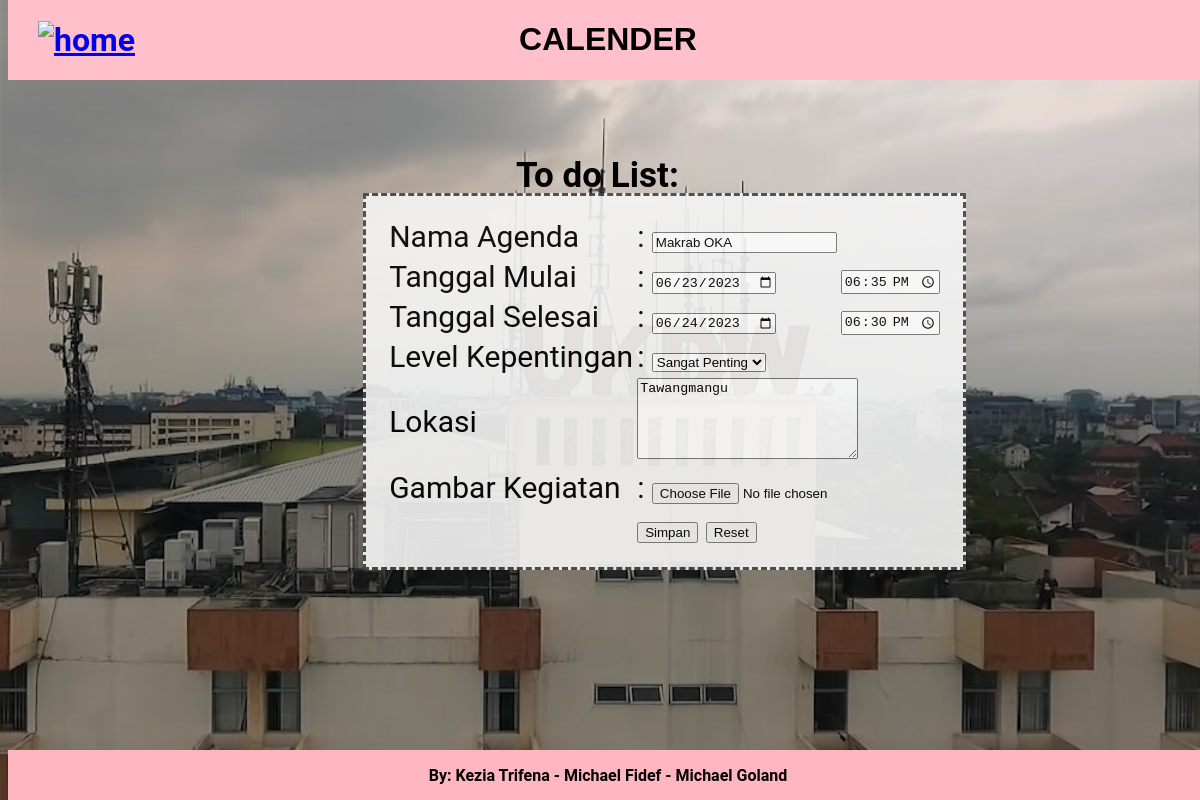
/add.php?id=68 (signed in), run on the app's committed database.
### tables this page shows
CREATE TABLE `isi` (
  `id` int(11) NOT NULL,
  `keterangan` varchar(100) NOT NULL,
  `tgl_mulai` date NOT NULL,
  `tgl_selesai` date NOT NULL,
  `wkt_mulai` time NOT NULL,
  `wkt_selesai` time NOT NULL,
  `level_Kepentingan` varchar(30) NOT NULL,
  `durasi` int(11) NOT NULL,
  `lokasi` text NOT NULL,
  `gambar_kegiatan` varchar(50) NOT NULL
);

### add.php (the view, shortened to what this page needs)
<?php
include "koneksi.php";
$id = 0;
if($_GET){
    $id = $_GET['id'];
    $sql = "SELECT * FROM isi WHERE id='".$_GET['id']."'";
    $result = mysqli_query($conn, $sql);
    if(mysqli_num_rows($result)>0){
        $row=mysqli_fetch_assoc($result);
        $oldket = $row["keterangan"];
        $oldtgl_mulai = $row["tgl_mulai"];
        $oldtgl_selesai = $row["tgl_selesai"];
        $oldwkt_mulai = $row["wkt_mulai"];
        $oldwkt_selesai = $row["wkt_selesai"];
        $oldlevel_Kepentingan = $row["level_Kepentingan"];
        $oldlokasi = $row["lokasi"];
    }
    else {
        echo "Data yang hendak diedit tidak ada.";
    }
}
?>
<!DOCTYPE html>
<html lang="en">
<head>
    <link rel="stylesheet" href="./DESIGN/isi.css">
</head>
    <div>
        <header class="head"><h1>CALENDER</h1></header>
        <h1 class="button"><a href="februari.php"><img src="https://cdn-icons-png.flaticon.com/512/60/60817.png" alt="home" width="50"></a></h1>
    </div>
<body>
    <form action="proses.php" method= "post" enctype="multipart/form-data" onsubmit="return valiWaktu()">
        <div>
            <h3>To do List: </h3>
            <table>
                <tr>
                    <td><label for="keterangan">Nama Agenda </label></td>
                    <td>: <input type="text" name="keterangan" id="keterangan" value="<?php if($id != 0){echo $oldket;}?>"required></td>
                </tr>
                <tr>
                    <td><label for="tglMulaiID">Tanggal Mulai </label></td>
                    <td>: <input type="date" name="tgl_mulai" id="tglMulaiID" value="<?php if($id != 0){echo $oldtgl_mulai;}?>" required></td>
                    <td><input type="time" name="wkt_mulai" id="wktMulaiID" value="<?php if($id != 0){echo $oldwkt_mulai;}?>" required></td>
                </tr>
                <tr>
                    <td><label for="tglSlsID">Tanggal Selesai </label></td>
                    <td>: <input type="date" name="tgl_selesai" id="tglSlsID" value="<?php if($id != 0){echo $oldtgl_selesai;}?>"></td>
                    <td><input type="time" name="wkt_selesai" id="wktSlsID" value="<?php if($id != 0){echo $oldwkt_selesai;}?>"></td>
                </tr>
                <tr>
                    <td><label for="levelID">Level Kepentingan </label> </td>
                    <td>: <select name="level_Kepentingan" id="levelID">
                        <option value="Sangat Penting" <?php if($id != 0 &&  $oldlevel_Kepentingan == "Sangat Penting"){echo "selected" ;}?>>Sangat Penting</option>
                    </select></td>
                </tr>
                <tr>
                    <td><label for="lokasiID">Lokasi </label></td>
                    <td colspan="2"><textarea name="lokasi" id="lokasiID" cols="25" rows="5" required><?php if($id != 0){echo $oldlokasi ;}?></textarea></td>
                </tr>
                <tr>
                    <td><label for="gambarID">Gambar Kegiatan </label></td>
                    <td colspan="2">: <input type="file" name="gambar_kegiatan" id="gambarID" ></td>
                </tr>
                <tr>
                    <td></td>
                    <td><input type="submit" value="Simpan">
                        <input type="reset" value="Reset"></td>
                </tr>
            </table>
        </div>
    </form>
</body>
<footer>
    <p><b>By: Kezia Trifena - Michael Fidef - Michael Goland</b></p>
</footer>
</html>

### DESIGN/isi.css (style rules this page uses)
.head { position:fixed; top: 0; font-family: 'Lucida Sans', 'Lucida Sans Regular', 'Lucida Grande', 'Lucida Sans Unicode', Geneva, Verdana, sans-serif; width: 100%; height: 80px; background-color: pink; text-align: center; }
body { background-image: url(../ukd.jpg); background-size: cover; font-family: 'Roboto', sans-serif; }
h3 { position:absolute; top: 15%; left: 43%; font-size: 35px; }
table { position: relative; top: 7em; left: 100px; border: 3px rgb(74, 70, 70) dashed; padding: 20px; background-color: whitesmoke; opacity: 90%; left: 30%; }
table tr td { font-size: 30px; }
.button { position: relative; left: 30px; z-index: 100; }
footer { background-color: lightpink; width: 100%; height: 50px; text-align: center; position: fixed; bottom: 0; }

### data on the page
isi: keterangan "Makrab OKA", tgl_mulai "06/23/2023", wkt_mulai "18:35:00", tgl_selesai "06/24/2023", wkt_selesai "18:30:00", level_Kepentingan "Sangat Penting", lokasi "Tawangmangu"
